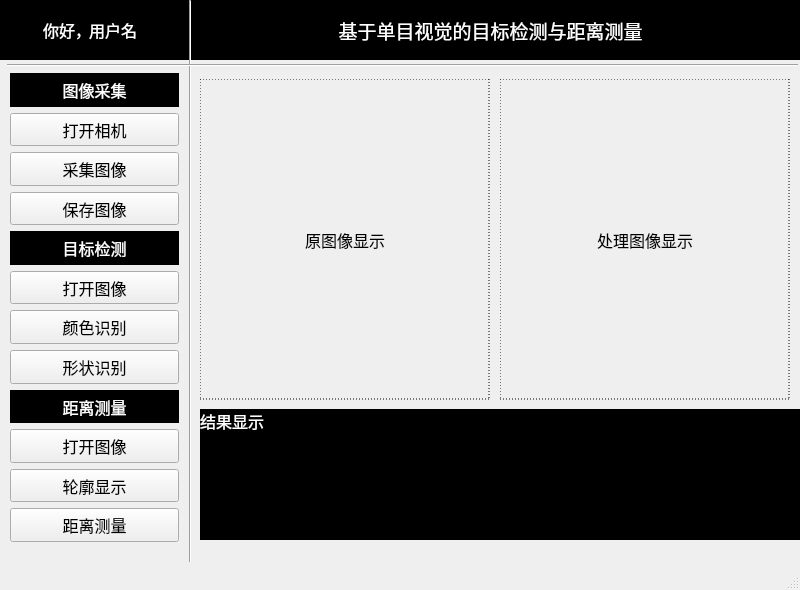
<?xml version="1.0" encoding="UTF-8"?>
<ui version="4.0">
 <class>MainWindow</class>
 <widget class="QMainWindow" name="MainWindow">
  <property name="geometry">
   <rect>
    <x>0</x>
    <y>0</y>
    <width>800</width>
    <height>590</height>
   </rect>
  </property>
  <property name="font">
   <font>
    <family>黑体</family>
    <pointsize>12</pointsize>
   </font>
  </property>
  <property name="windowTitle">
   <string>MainWindow</string>
  </property>
  <widget class="QWidget" name="centralwidget">
   <widget class="QLabel" name="label">
    <property name="geometry">
     <rect>
      <x>180</x>
      <y>0</y>
      <width>621</width>
      <height>60</height>
     </rect>
    </property>
    <property name="font">
     <font>
      <family>黑体</family>
      <pointsize>14</pointsize>
     </font>
    </property>
    <property name="layoutDirection">
     <enum>Qt::LeftToRight</enum>
    </property>
    <property name="styleSheet">
     <string notr="true">color: rgb(255, 255, 255);
background-color: rgb(0, 0, 0);</string>
    </property>
    <property name="text">
     <string>基于单目视觉的目标检测与距离测量</string>
    </property>
    <property name="alignment">
     <set>Qt::AlignCenter</set>
    </property>
   </widget>
   <widget class="QLabel" name="lhello">
    <property name="geometry">
     <rect>
      <x>0</x>
      <y>0</y>
      <width>91</width>
      <height>60</height>
     </rect>
    </property>
    <property name="font">
     <font>
      <family>黑体</family>
      <pointsize>12</pointsize>
     </font>
    </property>
    <property name="styleSheet">
     <string notr="true">color: rgb(255, 255, 255);
background-color: rgb(0, 0, 0);</string>
    </property>
    <property name="text">
     <string>你好，</string>
    </property>
    <property name="alignment">
     <set>Qt::AlignRight|Qt::AlignTrailing|Qt::AlignVCenter</set>
    </property>
   </widget>
   <widget class="QLabel" name="lhello_2">
    <property name="geometry">
     <rect>
      <x>89</x>
      <y>0</y>
      <width>91</width>
      <height>60</height>
     </rect>
    </property>
    <property name="font">
     <font>
      <family>黑体</family>
      <pointsize>12</pointsize>
     </font>
    </property>
    <property name="styleSheet">
     <string notr="true">color: rgb(255, 255, 255);
background-color: rgb(0, 0, 0);</string>
    </property>
    <property name="text">
     <string>用户名</string>
    </property>
    <property name="alignment">
     <set>Qt::AlignLeading|Qt::AlignLeft|Qt::AlignVCenter</set>
    </property>
   </widget>
   <widget class="Line" name="line_2">
    <property name="geometry">
     <rect>
      <x>180</x>
      <y>0</y>
      <width>20</width>
      <height>581</height>
     </rect>
    </property>
    <property name="orientation">
     <enum>Qt::Vertical</enum>
    </property>
   </widget>
   <widget class="Line" name="line_3">
    <property name="geometry">
     <rect>
      <x>7</x>
      <y>55</y>
      <width>791</width>
      <height>20</height>
     </rect>
    </property>
    <property name="orientation">
     <enum>Qt::Horizontal</enum>
    </property>
   </widget>
   <widget class="QLabel" name="lImg0">
    <property name="geometry">
     <rect>
      <x>200</x>
      <y>79</y>
      <width>290</width>
      <height>321</height>
     </rect>
    </property>
    <property name="font">
     <font>
      <family>黑体</family>
      <pointsize>12</pointsize>
     </font>
    </property>
    <property name="styleSheet">
     <string notr="true">border-color: rgb(0, 0, 0);
border-width: 1px;
border-style: dotted</string>
    </property>
    <property name="text">
     <string>原图像显示</string>
    </property>
    <property name="alignment">
     <set>Qt::AlignCenter</set>
    </property>
   </widget>
   <widget class="QLabel" name="lImg1">
    <property name="geometry">
     <rect>
      <x>500</x>
      <y>79</y>
      <width>290</width>
      <height>321</height>
     </rect>
    </property>
    <property name="font">
     <font>
      <family>黑体</family>
      <pointsize>12</pointsize>
     </font>
    </property>
    <property name="styleSheet">
     <string notr="true">border-color: rgb(0, 0, 0);
border-width: 1px;
border-style: dotted</string>
    </property>
    <property name="text">
     <string>处理图像显示</string>
    </property>
    <property name="alignment">
     <set>Qt::AlignCenter</set>
    </property>
   </widget>
   <widget class="QLabel" name="lResult">
    <property name="geometry">
     <rect>
      <x>200</x>
      <y>409</y>
      <width>601</width>
      <height>131</height>
     </rect>
    </property>
    <property name="font">
     <font>
      <family>黑体</family>
      <pointsize>12</pointsize>
     </font>
    </property>
    <property name="styleSheet">
     <string notr="true">color: rgb(255, 255, 255);
background-color: rgb(0, 0, 0);</string>
    </property>
    <property name="text">
     <string>结果显示</string>
    </property>
    <property name="alignment">
     <set>Qt::AlignLeading|Qt::AlignLeft|Qt::AlignTop</set>
    </property>
    <property name="margin">
     <number>10</number>
    </property>
   </widget>
   <widget class="QPushButton" name="l21OpenImg">
    <property name="geometry">
     <rect>
      <x>10</x>
      <y>271</y>
      <width>169</width>
      <height>33</height>
     </rect>
    </property>
    <property name="sizePolicy">
     <sizepolicy hsizetype="Minimum" vsizetype="Ignored">
      <horstretch>0</horstretch>
      <verstretch>0</verstretch>
     </sizepolicy>
    </property>
    <property name="font">
     <font>
      <family>黑体</family>
      <pointsize>12</pointsize>
     </font>
    </property>
    <property name="styleSheet">
     <string notr="true"/>
    </property>
    <property name="text">
     <string>打开图像</string>
    </property>
   </widget>
   <widget class="QPushButton" name="l23Shape">
    <property name="geometry">
     <rect>
      <x>10</x>
      <y>350</y>
      <width>169</width>
      <height>34</height>
     </rect>
    </property>
    <property name="sizePolicy">
     <sizepolicy hsizetype="Minimum" vsizetype="Ignored">
      <horstretch>0</horstretch>
      <verstretch>0</verstretch>
     </sizepolicy>
    </property>
    <property name="font">
     <font>
      <family>黑体</family>
      <pointsize>12</pointsize>
     </font>
    </property>
    <property name="styleSheet">
     <string notr="true"/>
    </property>
    <property name="text">
     <string>形状识别</string>
    </property>
   </widget>
   <widget class="QPushButton" name="l32Depth">
    <property name="geometry">
     <rect>
      <x>10</x>
      <y>469</y>
      <width>169</width>
      <height>33</height>
     </rect>
    </property>
    <property name="sizePolicy">
     <sizepolicy hsizetype="Minimum" vsizetype="Ignored">
      <horstretch>0</horstretch>
      <verstretch>0</verstretch>
     </sizepolicy>
    </property>
    <property name="font">
     <font>
      <family>黑体</family>
      <pointsize>12</pointsize>
     </font>
    </property>
    <property name="styleSheet">
     <string notr="true"/>
    </property>
    <property name="text">
     <string>轮廓显示</string>
    </property>
   </widget>
   <widget class="QPushButton" name="l22Color">
    <property name="geometry">
     <rect>
      <x>10</x>
      <y>310</y>
      <width>169</width>
      <height>34</height>
     </rect>
    </property>
    <property name="sizePolicy">
     <sizepolicy hsizetype="Minimum" vsizetype="Ignored">
      <horstretch>0</horstretch>
      <verstretch>0</verstretch>
     </sizepolicy>
    </property>
    <property name="font">
     <font>
      <family>黑体</family>
      <pointsize>12</pointsize>
     </font>
    </property>
    <property name="styleSheet">
     <string notr="true"/>
    </property>
    <property name="text">
     <string>颜色识别</string>
    </property>
   </widget>
   <widget class="QLabel" name="l3DistanceMeasure">
    <property name="geometry">
     <rect>
      <x>10</x>
      <y>390</y>
      <width>169</width>
      <height>33</height>
     </rect>
    </property>
    <property name="font">
     <font>
      <family>黑体</family>
      <pointsize>12</pointsize>
     </font>
    </property>
    <property name="styleSheet">
     <string notr="true">color: rgb(255, 255, 255);
background-color: rgb(0, 0, 0);</string>
    </property>
    <property name="text">
     <string>距离测量</string>
    </property>
    <property name="alignment">
     <set>Qt::AlignCenter</set>
    </property>
   </widget>
   <widget class="QPushButton" name="l31OpenImg">
    <property name="geometry">
     <rect>
      <x>10</x>
      <y>429</y>
      <width>169</width>
      <height>34</height>
     </rect>
    </property>
    <property name="sizePolicy">
     <sizepolicy hsizetype="Minimum" vsizetype="Ignored">
      <horstretch>0</horstretch>
      <verstretch>0</verstretch>
     </sizepolicy>
    </property>
    <property name="font">
     <font>
      <family>黑体</family>
      <pointsize>12</pointsize>
     </font>
    </property>
    <property name="styleSheet">
     <string notr="true"/>
    </property>
    <property name="text">
     <string>打开图像</string>
    </property>
   </widget>
   <widget class="QPushButton" name="l33Distance">
    <property name="geometry">
     <rect>
      <x>10</x>
      <y>508</y>
      <width>169</width>
      <height>34</height>
     </rect>
    </property>
    <property name="sizePolicy">
     <sizepolicy hsizetype="Minimum" vsizetype="Ignored">
      <horstretch>0</horstretch>
      <verstretch>0</verstretch>
     </sizepolicy>
    </property>
    <property name="font">
     <font>
      <family>黑体</family>
      <pointsize>12</pointsize>
     </font>
    </property>
    <property name="styleSheet">
     <string notr="true"/>
    </property>
    <property name="text">
     <string>距离测量</string>
    </property>
   </widget>
   <widget class="QPushButton" name="l11OpenCam">
    <property name="enabled">
     <bool>true</bool>
    </property>
    <property name="geometry">
     <rect>
      <x>10</x>
      <y>113</y>
      <width>169</width>
      <height>33</height>
     </rect>
    </property>
    <property name="sizePolicy">
     <sizepolicy hsizetype="Minimum" vsizetype="Preferred">
      <horstretch>0</horstretch>
      <verstretch>0</verstretch>
     </sizepolicy>
    </property>
    <property name="font">
     <font>
      <family>黑体</family>
      <pointsize>12</pointsize>
     </font>
    </property>
    <property name="styleSheet">
     <string notr="true"/>
    </property>
    <property name="text">
     <string>打开相机</string>
    </property>
    <property name="autoRepeatInterval">
     <number>100</number>
    </property>
    <property name="autoDefault">
     <bool>false</bool>
    </property>
    <property name="default">
     <bool>false</bool>
    </property>
   </widget>
   <widget class="QPushButton" name="l12ImgColl">
    <property name="geometry">
     <rect>
      <x>10</x>
      <y>152</y>
      <width>169</width>
      <height>34</height>
     </rect>
    </property>
    <property name="sizePolicy">
     <sizepolicy hsizetype="Minimum" vsizetype="Ignored">
      <horstretch>0</horstretch>
      <verstretch>0</verstretch>
     </sizepolicy>
    </property>
    <property name="font">
     <font>
      <family>黑体</family>
      <pointsize>12</pointsize>
     </font>
    </property>
    <property name="styleSheet">
     <string notr="true"/>
    </property>
    <property name="text">
     <string>采集图像</string>
    </property>
   </widget>
   <widget class="QPushButton" name="l13SaveImg">
    <property name="geometry">
     <rect>
      <x>10</x>
      <y>192</y>
      <width>169</width>
      <height>33</height>
     </rect>
    </property>
    <property name="sizePolicy">
     <sizepolicy hsizetype="Minimum" vsizetype="Ignored">
      <horstretch>0</horstretch>
      <verstretch>0</verstretch>
     </sizepolicy>
    </property>
    <property name="font">
     <font>
      <family>黑体</family>
      <pointsize>12</pointsize>
     </font>
    </property>
    <property name="styleSheet">
     <string notr="true"/>
    </property>
    <property name="text">
     <string>保存图像</string>
    </property>
   </widget>
   <widget class="QLabel" name="l1ImageCollect">
    <property name="geometry">
     <rect>
      <x>10</x>
      <y>73</y>
      <width>169</width>
      <height>34</height>
     </rect>
    </property>
    <property name="font">
     <font>
      <family>黑体</family>
      <pointsize>12</pointsize>
     </font>
    </property>
    <property name="styleSheet">
     <string notr="true">color: rgb(255, 255, 255);
background-color: rgb(0, 0, 0);</string>
    </property>
    <property name="text">
     <string>图像采集</string>
    </property>
    <property name="alignment">
     <set>Qt::AlignCenter</set>
    </property>
   </widget>
   <widget class="QLabel" name="l2OptionDetection">
    <property name="geometry">
     <rect>
      <x>10</x>
      <y>231</y>
      <width>169</width>
      <height>34</height>
     </rect>
    </property>
    <property name="font">
     <font>
      <family>黑体</family>
      <pointsize>12</pointsize>
     </font>
    </property>
    <property name="styleSheet">
     <string notr="true">color: rgb(255, 255, 255);
background-color: rgb(0, 0, 0);</string>
    </property>
    <property name="text">
     <string>目标检测</string>
    </property>
    <property name="alignment">
     <set>Qt::AlignCenter</set>
    </property>
   </widget>
  </widget>
  <widget class="QMenuBar" name="menubar">
   <property name="geometry">
    <rect>
     <x>0</x>
     <y>0</y>
     <width>800</width>
     <height>23</height>
    </rect>
   </property>
  </widget>
  <widget class="QStatusBar" name="statusbar"/>
 </widget>
 <resources>
  <include location="resource.qrc"/>
 </resources>
 <connections/>
</ui>
